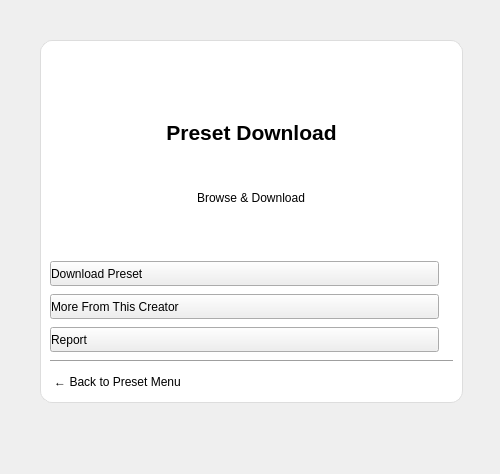
<?xml version="1.0" encoding="UTF-8"?>
<ui version="4.0">
 <class>presetDownloadW</class>
 <widget class="QWidget" name="presetDownloadW">
  <property name="geometry">
   <rect>
    <x>0</x>
    <y>0</y>
    <width>500</width>
    <height>474</height>
   </rect>
  </property>
  <property name="windowTitle">
   <string>Form</string>
  </property>
  <widget class="QWidget" name="verticalLayoutWidget">
   <property name="geometry">
    <rect>
     <x>40</x>
     <y>40</y>
     <width>423</width>
     <height>363</height>
    </rect>
   </property>
   <layout class="QVBoxLayout" name="verticalLayout">
    <item>
     <widget class="QFrame" name="frameContent">
      <property name="minimumSize">
       <size>
        <width>421</width>
        <height>361</height>
       </size>
      </property>
      <property name="styleSheet">
       <string notr="true">
        #frameContent{
            background: white;
            border: 1px solid #ddd;
            border-radius: 12px;
        }
       </string>
      </property>
      <property name="frameShape">
       <enum>QFrame::StyledPanel</enum>
      </property>
      <property name="frameShadow">
       <enum>QFrame::Raised</enum>
      </property>
      <layout class="QVBoxLayout" name="verticalLayout_2">
       <property name="spacing">
        <number>8</number>
       </property>
       <item alignment="Qt::AlignHCenter|Qt::AlignTop">
        <widget class="QLabel" name="lblImage">
         <property name="minimumSize">
          <size>
           <width>40</width>
           <height>40</height>
          </size>
         </property>
         <property name="maximumSize">
          <size>
           <width>40</width>
           <height>40</height>
          </size>
         </property>
         <property name="text">
          <string/>
         </property>
         <property name="pixmap">
          <pixmap>Images/preset_download_icon.png</pixmap>
         </property>
         <property name="scaledContents">
          <bool>true</bool>
         </property>
         <property name="alignment">
          <set>Qt::AlignHCenter|Qt::AlignTop</set>
         </property>
        </widget>
       </item>
       <item alignment="Qt::AlignHCenter|Qt::AlignTop">
        <widget class="QLabel" name="lblTitle">
         <property name="maximumSize">
          <size>
           <width>600</width>
           <height>40</height>
          </size>
         </property>
         <property name="font">
          <font>
           <pointsize>16</pointsize>
           <bold>true</bold>
          </font>
         </property>
         <property name="text">
          <string>Preset Download</string>
         </property>
         <property name="alignment">
          <set>Qt::AlignHCenter|Qt::AlignTop</set>
         </property>
        </widget>
       </item>
       <item alignment="Qt::AlignHCenter|Qt::AlignTop">
        <widget class="QLabel" name="lblSubtitle">
         <property name="maximumSize">
          <size>
           <width>400</width>
           <height>40</height>
          </size>
         </property>
         <property name="text">
          <string>Browse &amp; Download</string>
         </property>
         <property name="alignment">
          <set>Qt::AlignHCenter|Qt::AlignTop</set>
         </property>
        </widget>
       </item>
       <item>
        <widget class="QPushButton" name="btnPresetDownload">
         <property name="minimumSize">
          <size>
           <width>389</width>
           <height>20</height>
          </size>
         </property>
         <property name="maximumSize">
          <size>
           <width>389</width>
           <height>25</height>
          </size>
         </property>
         <property name="styleSheet">
          <string notr="true">text-align: left;</string>
         </property>
         <property name="text">
          <string>Download Preset</string>
         </property>
         <property name="flat">
          <bool>false</bool>
         </property>
        </widget>
       </item>
       <item>
        <widget class="QPushButton" name="btnCreator">
         <property name="minimumSize">
          <size>
           <width>389</width>
           <height>20</height>
          </size>
         </property>
         <property name="maximumSize">
          <size>
           <width>389</width>
           <height>25</height>
          </size>
         </property>
         <property name="styleSheet">
          <string notr="true">text-align: left;</string>
         </property>
         <property name="text">
          <string>More From This Creator</string>
         </property>
        </widget>
       </item>
       <item>
        <widget class="QPushButton" name="btnReport">
         <property name="minimumSize">
          <size>
           <width>389</width>
           <height>20</height>
          </size>
         </property>
         <property name="maximumSize">
          <size>
           <width>389</width>
           <height>25</height>
          </size>
         </property>
         <property name="styleSheet">
          <string notr="true">text-align: left;</string>
         </property>
         <property name="text">
          <string>Report</string>
         </property>
        </widget>
       </item>
       <item>
        <widget class="QFrame" name="frame">
         <property name="frameShape">
          <enum>QFrame::HLine</enum>
         </property>
         <property name="frameShadow">
          <enum>QFrame::Sunken</enum>
         </property>
        </widget>
       </item>
       <item alignment="Qt::AlignLeft">
        <widget class="QPushButton" name="btnBackToPreset">
         <property name="enabled">
          <bool>true</bool>
         </property>
         <property name="styleSheet">
          <string notr="true">
            #btnBack {
                border: none;
                background: transparent;
                text-align: left;
                padding: 6px 0px;
            }
            #btnBack:hover {
                text-decoration: underline;
            }
          </string>
         </property>
         <property name="text">
          <string>← Back to Preset Menu</string>
         </property>
         <property name="autoDefault">
          <bool>false</bool>
         </property>
         <property name="flat">
          <bool>true</bool>
         </property>
        </widget>
       </item>
      </layout>
     </widget>
    </item>
   </layout>
  </widget>
 </widget>
 <resources/>
 <connections/>
</ui>
